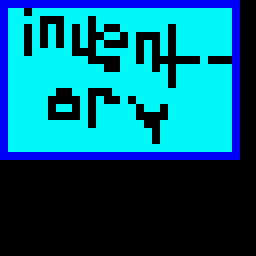

Below is a game level as drawn by its tile map, then a one-line description and the .tmx file that defines it, in full:
An orthogonal 32x32 tile map with 8x8 px tiles, 1 tile layer (Tile Layer 1).

<map version="1.10" tiledversion="1.10.2" orientation="orthogonal" renderorder="right-down" width="32" height="32" tilewidth="8" tileheight="8" infinite="0" nextlayerid="2" nextobjectid="1">
 <editorsettings>
  <export target="../Final Project Scaffold/inventoryTilemap.c" format="gba" />
 </editorsettings>
 <tileset firstgid="1" source="inventorytileset.tsx" />
 <layer id="1" name="Tile Layer 1" width="32" height="32">
  <data encoding="csv">
2,2,2,2,2,2,2,2,2,2,2,2,2,2,2,2,2,2,2,2,2,2,2,2,2,2,2,2,2,2,0,0,
2,1,1,7,1,1,1,1,1,1,1,1,1,1,1,1,1,1,1,1,1,1,1,1,1,1,1,1,1,2,0,0,
2,1,1,1,1,7,7,7,1,1,1,7,1,1,1,1,1,1,1,1,1,1,1,1,1,1,1,1,1,2,0,0,
2,1,1,7,1,7,1,7,1,7,1,7,1,7,7,1,1,1,1,1,1,7,1,1,1,1,1,1,1,2,0,0,
2,1,1,7,1,7,1,7,1,7,1,7,7,1,1,7,1,7,7,7,1,7,1,1,1,1,1,1,1,2,0,0,
2,1,1,7,1,7,1,7,1,7,1,7,1,7,7,7,1,7,1,7,1,7,1,1,1,1,1,1,1,2,0,0,
2,1,1,7,1,1,1,1,1,7,7,7,1,1,1,1,1,7,1,7,1,7,1,1,1,1,1,1,1,2,0,0,
2,1,1,1,1,1,1,1,1,1,1,7,7,7,7,1,1,7,1,7,7,7,7,7,7,1,7,7,7,2,0,0,
2,1,1,1,1,1,1,1,1,1,1,1,1,7,7,1,1,1,1,7,1,7,1,1,1,1,1,1,1,2,0,0,
2,1,1,1,1,1,1,1,1,1,1,1,1,1,1,1,1,1,1,1,1,7,1,1,1,1,1,1,1,2,0,0,
2,1,1,1,1,1,1,1,1,1,1,1,1,1,1,1,1,1,1,1,1,7,1,1,1,1,1,1,1,2,0,0,
2,1,1,1,1,1,1,7,7,1,1,7,7,7,1,1,1,1,1,1,1,1,1,1,1,1,1,1,1,2,0,0,
2,1,1,1,1,1,7,7,7,7,1,7,1,7,7,1,7,1,1,1,1,1,1,1,1,1,1,1,1,2,0,0,
2,1,1,1,1,1,7,1,1,7,1,7,1,1,1,1,1,7,1,1,7,1,1,1,1,1,1,1,1,2,0,0,
2,1,1,1,1,1,7,7,7,7,1,7,1,1,1,1,1,7,7,7,7,1,1,1,1,1,1,1,1,2,0,0,
2,1,1,1,1,1,1,1,1,1,1,7,1,1,1,1,1,1,7,7,1,1,1,1,1,1,1,1,1,2,0,0,
2,1,1,1,1,1,1,1,1,1,1,1,1,1,1,1,1,1,1,7,1,1,1,1,1,1,1,1,1,2,0,0,
2,1,1,1,1,1,1,1,1,1,1,1,1,1,1,1,1,1,1,7,1,1,1,1,1,1,1,1,1,2,0,0,
2,1,1,1,1,1,1,1,1,1,1,1,1,1,1,1,1,1,1,1,1,1,1,1,1,1,1,1,1,2,0,0,
2,2,2,2,2,2,2,2,2,2,2,2,2,2,2,2,2,2,2,2,2,2,2,2,2,2,2,2,2,2,0,0,
0,0,0,0,0,0,0,0,0,0,0,0,0,0,0,0,0,0,0,0,0,0,0,0,0,0,0,0,0,0,0,0,
0,0,0,0,0,0,0,0,0,0,0,0,0,0,0,0,0,0,0,0,0,0,0,0,0,0,0,0,0,0,0,0,
0,0,0,0,0,0,0,0,0,0,0,0,0,0,0,0,0,0,0,0,0,0,0,0,0,0,0,0,0,0,0,0,
0,0,0,0,0,0,0,0,0,0,0,0,0,0,0,0,0,0,0,0,0,0,0,0,0,0,0,0,0,0,0,0,
0,0,0,0,0,0,0,0,0,0,0,0,0,0,0,0,0,0,0,0,0,0,0,0,0,0,0,0,0,0,0,0,
0,0,0,0,0,0,0,0,0,0,0,0,0,0,0,0,0,0,0,0,0,0,0,0,0,0,0,0,0,0,0,0,
0,0,0,0,0,0,0,0,0,0,0,0,0,0,0,0,0,0,0,0,0,0,0,0,0,0,0,0,0,0,0,0,
0,0,0,0,0,0,0,0,0,0,0,0,0,0,0,0,0,0,0,0,0,0,0,0,0,0,0,0,0,0,0,0,
0,0,0,0,0,0,0,0,0,0,0,0,0,0,0,0,0,0,0,0,0,0,0,0,0,0,0,0,0,0,0,0,
0,0,0,0,0,0,0,0,0,0,0,0,0,0,0,0,0,0,0,0,0,0,0,0,0,0,0,0,0,0,0,0,
0,0,0,0,0,0,0,0,0,0,0,0,0,0,0,0,0,0,0,0,0,0,0,0,0,0,0,0,0,0,0,0,
0,0,0,0,0,0,0,0,0,0,0,0,0,0,0,0,0,0,0,0,0,0,0,0,0,0,0,0,0,0,0,0
</data>
 </layer>
</map>
